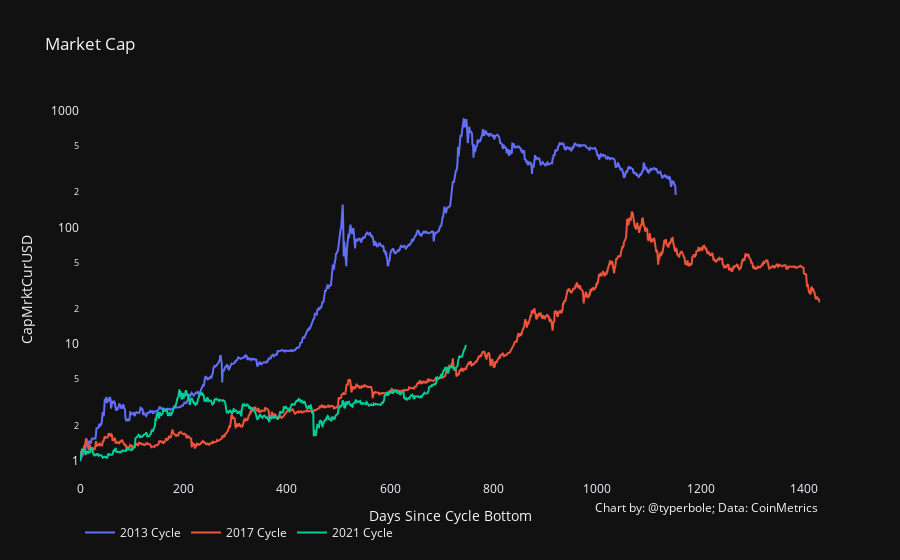

Notebook cell for this chart:
### Code cell
plot_comparison_chart(data, 'CapMrktCurUSD', cycle='cycle', index=True, title='Market Cap', y_axis_type='log')

### Figure 1 — Plotly figure (JSON) as saved in the notebook; plotly's stock layout.template omitted (floating-point values rounded to 4 significant figures; data arrays with more than 128 entries replaced by an {"elided": "..."} marker saying what was removed)
{"data": [{"name": "2013 Cycle", "type": "scatter", "x": {"elided": "1432 int values"}, "xaxis": "x", "y": {"elided": "1432 float values"}, "yaxis": "y"}, {"name": "2017 Cycle", "type": "scatter", "x": {"elided": "1432 int values"}, "xaxis": "x", "y": {"elided": "1432 float values"}, "yaxis": "y"}, {"name": "2021 Cycle", "type": "scatter", "x": {"elided": "1432 int values"}, "xaxis": "x", "y": {"elided": "1432 float values"}, "yaxis": "y"}], "layout": {"annotations": [{"showarrow": false, "text": "Chart by: @typerbole; Data: CoinMetrics", "x": 1, "xanchor": "right", "xref": "paper", "xshift": 0, "y": -0.1, "yanchor": "auto", "yref": "paper", "yshift": 0}], "legend": {"orientation": "h"}, "showlegend": true, "title": {"text": "Market Cap"}, "xaxis": {"anchor": "y", "domain": [0, 1], "showgrid": false, "showline": false, "title": {"text": "Days Since Cycle Bottom"}, "zeroline": false}, "yaxis": {"anchor": "x", "domain": [0, 1], "showgrid": false, "showline": false, "title": {"text": "CapMrktCurUSD"}, "type": "log", "zeroline": false}}}
